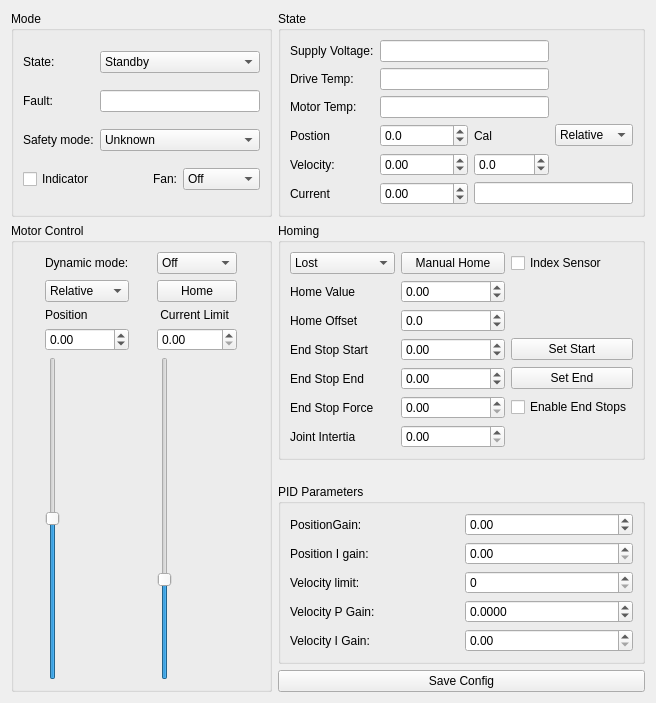
      <widget class="QWidget" name="tab">
       <attribute name="title">
        <string>Motor Setup</string>
       </attribute>
       <layout class="QGridLayout" name="gridLayout_15">
        <item row="0" column="2" rowspan="3">
         <widget class="QGroupBox" name="groupBox_5">
          <property name="title">
           <string>State</string>
          </property>
          <layout class="QGridLayout" name="gridLayout_9">
           <item row="4" column="3">
            <widget class="QDoubleSpinBox" name="doubleSpinBoxDemandVelocity">
             <property name="decimals">
              <number>1</number>
             </property>
             <property name="minimum">
              <double>-10000.000000000000000</double>
             </property>
             <property name="maximum">
              <double>10000.000000000000000</double>
             </property>
            </widget>
           </item>
           <item row="3" column="3">
            <widget class="QLabel" name="labelCalState">
             <property name="text">
              <string>Cal</string>
             </property>
            </widget>
           </item>
           <item row="4" column="0">
            <widget class="QLabel" name="label_23">
             <property name="text">
              <string>Velocity:</string>
             </property>
            </widget>
           </item>
           <item row="3" column="2">
            <widget class="QDoubleSpinBox" name="doubleSpinBoxPostion">
             <property name="decimals">
              <number>1</number>
             </property>
             <property name="minimum">
              <double>-360.000000000000000</double>
             </property>
             <property name="maximum">
              <double>360.000000000000000</double>
             </property>
            </widget>
           </item>
           <item row="5" column="2">
            <widget class="QDoubleSpinBox" name="doubleSpinBoxTorque_2">
             <property name="minimum">
              <double>-20.000000000000000</double>
             </property>
             <property name="maximum">
              <double>20.000000000000000</double>
             </property>
            </widget>
           </item>
           <item row="4" column="2">
            <widget class="QDoubleSpinBox" name="doubleSpinBoxVelocity">
             <property name="minimum">
              <double>-1000000.000000000000000</double>
             </property>
             <property name="maximum">
              <double>1000000.000000000000000</double>
             </property>
            </widget>
           </item>
           <item row="0" column="0">
            <widget class="QLabel" name="label_18">
             <property name="text">
              <string>Supply Voltage:</string>
             </property>
            </widget>
           </item>
           <item row="1" column="0">
            <widget class="QLabel" name="label_19">
             <property name="text">
              <string>Drive Temp:</string>
             </property>
            </widget>
           </item>
           <item row="2" column="0">
            <widget class="QLabel" name="label_33">
             <property name="text">
              <string>Motor Temp:</string>
             </property>
            </widget>
           </item>
           <item row="1" column="2" colspan="2">
            <widget class="QLineEdit" name="lineEdit_DriveTemperature"/>
           </item>
           <item row="3" column="0">
            <widget class="QLabel" name="label_13">
             <property name="text">
              <string>Postion</string>
             </property>
            </widget>
           </item>
           <item row="0" column="2" colspan="2">
            <widget class="QLineEdit" name="lineEdit_SupplyVoltage"/>
           </item>
           <item row="5" column="0">
            <widget class="QLabel" name="label_14">
             <property name="text">
              <string>Current</string>
             </property>
            </widget>
           </item>
           <item row="2" column="2" colspan="2">
            <widget class="QLineEdit" name="lineEdit_MotorTemperature"/>
           </item>
           <item row="3" column="4">
            <widget class="QComboBox" name="comboBoxPositionRef">
             <item>
              <property name="text">
               <string>Relative</string>
              </property>
             </item>
             <item>
              <property name="text">
               <string>Absolute</string>
              </property>
             </item>
            </widget>
           </item>
           <item row="5" column="3" colspan="2">
            <widget class="QLineEdit" name="lineEditMaxCurrent">
             <property name="maxLength">
              <number>10</number>
             </property>
             <property name="readOnly">
              <bool>true</bool>
             </property>
            </widget>
           </item>
          </layout>
         </widget>
        </item>
        <item row="8" column="2">
         <widget class="QPushButton" name="pushButtonSaveConfig">
          <property name="text">
           <string>Save Config</string>
          </property>
         </widget>
        </item>
        <item row="7" column="2">
         <widget class="QGroupBox" name="groupBox_7">
          <property name="title">
           <string>PID Parameters</string>
          </property>
          <layout class="QGridLayout" name="gridLayout_11">
           <item row="1" column="0">
            <widget class="QLabel" name="label_22">
             <property name="text">
              <string>Position I gain:</string>
             </property>
            </widget>
           </item>
           <item row="5" column="0">
            <widget class="QLabel" name="label_24">
             <property name="text">
              <string>Velocity P Gain:</string>
             </property>
            </widget>
           </item>
           <item row="0" column="0">
            <widget class="QLabel" name="label_27">
             <property name="text">
              <string>PositionGain:</string>
             </property>
            </widget>
           </item>
           <item row="0" column="1">
            <widget class="QDoubleSpinBox" name="doubleSpinBoxPositionGain">
             <property name="minimum">
              <double>-1000.000000000000000</double>
             </property>
             <property name="maximum">
              <double>1000.000000000000000</double>
             </property>
            </widget>
           </item>
           <item row="1" column="1">
            <widget class="QDoubleSpinBox" name="doubleSpinBoxIGain">
             <property name="maximum">
              <double>1000000.000000000000000</double>
             </property>
            </widget>
           </item>
           <item row="6" column="0">
            <widget class="QLabel" name="label_25">
             <property name="text">
              <string>Velocity I Gain:</string>
             </property>
            </widget>
           </item>
           <item row="5" column="1">
            <widget class="QDoubleSpinBox" name="doubleSpinBoxVelocityGain">
             <property name="decimals">
              <number>4</number>
             </property>
             <property name="minimum">
              <double>-10.000000000000000</double>
             </property>
             <property name="maximum">
              <double>10.000000000000000</double>
             </property>
            </widget>
           </item>
           <item row="6" column="1">
            <widget class="QDoubleSpinBox" name="doubleSpinBoxVelocityIGain">
             <property name="maximum">
              <double>1000.000000000000000</double>
             </property>
            </widget>
           </item>
           <item row="2" column="1">
            <widget class="QDoubleSpinBox" name="doubleSpinBoxVelocityLimit">
             <property name="decimals">
              <number>0</number>
             </property>
             <property name="maximum">
              <double>20000.000000000000000</double>
             </property>
            </widget>
           </item>
           <item row="2" column="0">
            <widget class="QLabel" name="label_26">
             <property name="text">
              <string>Velocity limit:</string>
             </property>
            </widget>
           </item>
          </layout>
         </widget>
        </item>
        <item row="3" column="0" rowspan="6">
         <widget class="QGroupBox" name="groupBox_8">
          <property name="title">
           <string>Motor Control</string>
          </property>
          <layout class="QGridLayout" name="gridLayout_12">
           <item row="1" column="0">
            <widget class="QComboBox" name="comboBox">
             <item>
              <property name="text">
               <string>Relative</string>
              </property>
             </item>
             <item>
              <property name="text">
               <string>Absolute</string>
              </property>
             </item>
            </widget>
           </item>
           <item row="3" column="1">
            <widget class="QLabel" name="label_4">
             <property name="text">
              <string> Current Limit</string>
             </property>
            </widget>
           </item>
           <item row="3" column="0">
            <widget class="QLabel" name="label_5">
             <property name="text">
              <string>Position</string>
             </property>
            </widget>
           </item>
           <item row="4" column="1">
            <widget class="QDoubleSpinBox" name="doubleSpinBoxTorqueLimit">
             <property name="maximum">
              <double>10.000000000000000</double>
             </property>
            </widget>
           </item>
           <item row="0" column="1">
            <widget class="QComboBox" name="comboBoxMotorControlMode">
             <item>
              <property name="text">
               <string>Off</string>
              </property>
             </item>
             <item>
              <property name="text">
               <string>Brake</string>
              </property>
             </item>
             <item>
              <property name="text">
               <string>Torque</string>
              </property>
             </item>
             <item>
              <property name="text">
               <string>Velocity</string>
              </property>
             </item>
             <item>
              <property name="text">
               <string>Position</string>
              </property>
             </item>
             <item>
              <property name="text">
               <string>Fault</string>
              </property>
             </item>
            </widget>
           </item>
           <item row="4" column="0">
            <widget class="QDoubleSpinBox" name="doubleSpinBoxDemandPosition">
             <property name="minimum">
              <double>-360.000000000000000</double>
             </property>
             <property name="maximum">
              <double>360.000000000000000</double>
             </property>
            </widget>
           </item>
           <item row="5" column="0">
            <widget class="QSlider" name="sliderPosition">
             <property name="minimum">
              <number>-360</number>
             </property>
             <property name="maximum">
              <number>360</number>
             </property>
             <property name="value">
              <number>0</number>
             </property>
             <property name="orientation">
              <enum>Qt::Vertical</enum>
             </property>
            </widget>
           </item>
           <item row="0" column="0">
            <widget class="QLabel" name="label">
             <property name="text">
              <string>Dynamic mode:</string>
             </property>
            </widget>
           </item>
           <item row="5" column="1">
            <widget class="QSlider" name="sliderTorque">
             <property name="value">
              <number>30</number>
             </property>
             <property name="orientation">
              <enum>Qt::Vertical</enum>
             </property>
            </widget>
           </item>
           <item row="1" column="1">
            <widget class="QPushButton" name="pushButtonHomeJoint">
             <property name="text">
              <string>Home</string>
             </property>
            </widget>
           </item>
          </layout>
         </widget>
        </item>
        <item row="3" column="2">
         <widget class="QGroupBox" name="groupBox_6">
          <property name="title">
           <string>Homing</string>
          </property>
          <layout class="QGridLayout" name="gridLayout_10">
           <item row="3" column="0">
            <widget class="QLabel" name="label_20">
             <property name="text">
              <string>End Stop Start</string>
             </property>
            </widget>
           </item>
           <item row="0" column="0">
            <widget class="QComboBox" name="comboBoxCalibration">
             <item>
              <property name="text">
               <string>Lost</string>
              </property>
             </item>
             <item>
              <property name="text">
               <string>Measuring</string>
              </property>
             </item>
             <item>
              <property name="text">
               <string>Homed</string>
              </property>
             </item>
            </widget>
           </item>
           <item row="0" column="1">
            <widget class="QPushButton" name="pushButtonCalZero">
             <property name="text">
              <string>Manual Home</string>
             </property>
            </widget>
           </item>
           <item row="0" column="2">
            <widget class="QCheckBox" name="checkBoxIndexSensor">
             <property name="text">
              <string>Index Sensor</string>
             </property>
            </widget>
           </item>
           <item row="1" column="0">
            <widget class="QLabel" name="label_15">
             <property name="text">
              <string>Home Value</string>
             </property>
            </widget>
           </item>
           <item row="1" column="1">
            <widget class="QDoubleSpinBox" name="doubleSpinBoxCalibrationOffset">
             <property name="minimum">
              <double>-720.000000000000000</double>
             </property>
             <property name="maximum">
              <double>720.000000000000000</double>
             </property>
            </widget>
           </item>
           <item row="2" column="0">
            <widget class="QLabel" name="label_28">
             <property name="text">
              <string>Home Offset</string>
             </property>
            </widget>
           </item>
           <item row="4" column="1">
            <widget class="QDoubleSpinBox" name="doubleSpinBoxEndStopEnd">
             <property name="minimum">
              <double>-360.000000000000000</double>
             </property>
             <property name="maximum">
              <double>360.000000000000000</double>
             </property>
            </widget>
           </item>
           <item row="3" column="2">
            <widget class="QPushButton" name="pushButtonSetEndStopStart">
             <property name="text">
              <string>Set Start</string>
             </property>
            </widget>
           </item>
           <item row="5" column="1">
            <widget class="QDoubleSpinBox" name="doubleSpinBoxEndStopForce">
             <property name="maximum">
              <double>10.000000000000000</double>
             </property>
             <property name="singleStep">
              <double>0.100000000000000</double>
             </property>
             <property name="value">
              <double>0.000000000000000</double>
             </property>
            </widget>
           </item>
           <item row="2" column="1">
            <widget class="QDoubleSpinBox" name="doubleSpinBoxHomeIndexOffset">
             <property name="decimals">
              <number>1</number>
             </property>
             <property name="minimum">
              <double>-360.000000000000000</double>
             </property>
             <property name="maximum">
              <double>360.000000000000000</double>
             </property>
            </widget>
           </item>
           <item row="3" column="1">
            <widget class="QDoubleSpinBox" name="doubleSpinBoxEndStopStart">
             <property name="minimum">
              <double>-360.000000000000000</double>
             </property>
             <property name="maximum">
              <double>360.000000000000000</double>
             </property>
            </widget>
           </item>
           <item row="5" column="2">
            <widget class="QCheckBox" name="checkBoxEndStopEnable">
             <property name="text">
              <string>Enable End Stops</string>
             </property>
            </widget>
           </item>
           <item row="5" column="0">
            <widget class="QLabel" name="label_34">
             <property name="text">
              <string>End Stop Force</string>
             </property>
            </widget>
           </item>
           <item row="4" column="0">
            <widget class="QLabel" name="label_21">
             <property name="text">
              <string>End Stop End</string>
             </property>
            </widget>
           </item>
           <item row="4" column="2">
            <widget class="QPushButton" name="pushButtonSetEndStopEnd">
             <property name="text">
              <string>Set End</string>
             </property>
            </widget>
           </item>
           <item row="6" column="0">
            <widget class="QLabel" name="label_35">
             <property name="text">
              <string>Joint Intertia</string>
             </property>
            </widget>
           </item>
           <item row="6" column="1">
            <widget class="QDoubleSpinBox" name="doubleSpinBoxJointInertia"/>
           </item>
          </layout>
         </widget>
        </item>
        <item row="0" column="0" rowspan="3">
         <widget class="QGroupBox" name="groupBox_10">
          <property name="title">
           <string>Mode</string>
          </property>
          <layout class="QGridLayout" name="gridLayout_14">
           <item row="0" column="0">
            <widget class="QLabel" name="label_3">
             <property name="text">
              <string>State:</string>
             </property>
            </widget>
           </item>
           <item row="3" column="0">
            <widget class="QLabel" name="label_7">
             <property name="text">
              <string>Fault:</string>
             </property>
            </widget>
           </item>
           <item row="3" column="1" colspan="2">
            <widget class="QLineEdit" name="lineEditFault"/>
           </item>
           <item row="0" column="1" colspan="2">
            <widget class="QComboBox" name="comboBoxControlState">
             <item>
              <property name="text">
               <string>Standby</string>
              </property>
             </item>
             <item>
              <property name="text">
               <string>Ready</string>
              </property>
             </item>
             <item>
              <property name="text">
               <string>Auto Home</string>
              </property>
             </item>
             <item>
              <property name="text">
               <string>Factory Calibrate</string>
              </property>
             </item>
             <item>
              <property name="text">
               <string>Motion Calibrate</string>
              </property>
             </item>
             <item>
              <property name="text">
               <string>Diagnostic</string>
              </property>
             </item>
             <item>
              <property name="text">
               <string>Emergency Stop</string>
              </property>
             </item>
             <item>
              <property name="text">
               <string>Power Up</string>
              </property>
             </item>
             <item>
              <property name="text">
               <string>Fault</string>
              </property>
             </item>
             <item>
              <property name="text">
               <string>Boot Loader</string>
              </property>
             </item>
             <item>
              <property name="text">
               <string>Safe Stop</string>
              </property>
             </item>
            </widget>
           </item>
           <item row="5" column="0">
            <widget class="QCheckBox" name="checkBoxIndicator">
             <property name="text">
              <string>Indicator</string>
             </property>
            </widget>
           </item>
           <item row="5" column="2">
            <widget class="QComboBox" name="comboBoxFanState">
             <item>
              <property name="text">
               <string>Off</string>
              </property>
             </item>
             <item>
              <property name="text">
               <string>On</string>
              </property>
             </item>
             <item>
              <property name="text">
               <string>Auto</string>
              </property>
             </item>
            </widget>
           </item>
           <item row="5" column="1">
            <widget class="QLabel" name="label_12">
             <property name="text">
              <string>Fan:</string>
             </property>
             <property name="alignment">
              <set>Qt::AlignRight|Qt::AlignTrailing|Qt::AlignVCenter</set>
             </property>
            </widget>
           </item>
           <item row="4" column="0">
            <widget class="QLabel" name="label_36">
             <property name="text">
              <string>Safety mode:</string>
             </property>
            </widget>
           </item>
           <item row="4" column="1" colspan="2">
            <widget class="QComboBox" name="comboBoxSafetyMode">
             <item>
              <property name="text">
               <string>Unknown</string>
              </property>
             </item>
             <item>
              <property name="text">
               <string>Global Emergency Stop</string>
              </property>
             </item>
             <item>
              <property name="text">
               <string>Master Emergency Stop</string>
              </property>
             </item>
             <item>
              <property name="text">
               <string>Local Stop</string>
              </property>
             </item>
            </widget>
           </item>
          </layout>
         </widget>
        </item>
       </layout>
      </widget>
